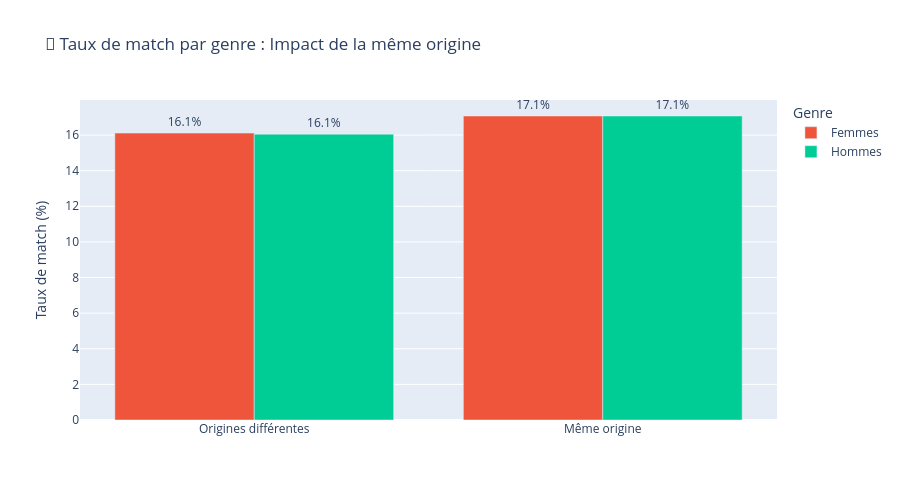

The notebook cell saved with this chart:
### Code cell
# Visualisation comparée
fig = px.bar(match_by_gender_race,
             x='samerace_label',
             y='match_rate_pct',
             color='gender_label',
             barmode='group',
             text='match_rate_pct',
             title='👫 Taux de match par genre : Impact de la même origine',
             labels={'samerace_label': '', 'match_rate_pct': 'Taux de match (%)', 'gender_label': 'Genre'},
             color_discrete_map={'Femmes': '#EF553B', 'Hommes': '#00CC96'})

fig.update_traces(texttemplate='%{text:.1f}%', textposition='outside')
fig.update_layout(height=500)
fig.show()

### Figure 1 — Plotly figure (JSON) as saved in the notebook; plotly's stock layout.template omitted (floating-point values rounded to 4 significant figures)
{"data": [{"alignmentgroup": "True", "hovertemplate": "Genre=Femmes<br>=%{x}<br>Taux de match (%)=%{text}<extra></extra>", "legendgroup": "Femmes", "marker": {"color": "#EF553B", "pattern": {"shape": ""}}, "name": "Femmes", "offsetgroup": "Femmes", "orientation": "v", "showlegend": true, "text": [16.11, 17.07], "textposition": "outside", "texttemplate": "%{text:.1f}%", "type": "bar", "x": ["Origines différentes", "Même origine"], "xaxis": "x", "y": [16.11, 17.07], "yaxis": "y"}, {"alignmentgroup": "True", "hovertemplate": "Genre=Hommes<br>=%{x}<br>Taux de match (%)=%{text}<extra></extra>", "legendgroup": "Hommes", "marker": {"color": "#00CC96", "pattern": {"shape": ""}}, "name": "Hommes", "offsetgroup": "Hommes", "orientation": "v", "showlegend": true, "text": [16.05, 17.07], "textposition": "outside", "texttemplate": "%{text:.1f}%", "type": "bar", "x": ["Origines différentes", "Même origine"], "xaxis": "x", "y": [16.05, 17.07], "yaxis": "y"}], "layout": {"barmode": "group", "height": 500, "legend": {"title": {"text": "Genre"}, "tracegroupgap": 0}, "title": {"text": "👫 Taux de match par genre : Impact de la même origine"}, "xaxis": {"anchor": "y", "domain": [0, 1], "title": {"text": ""}}, "yaxis": {"anchor": "x", "domain": [0, 1], "title": {"text": "Taux de match (%)"}}}}
